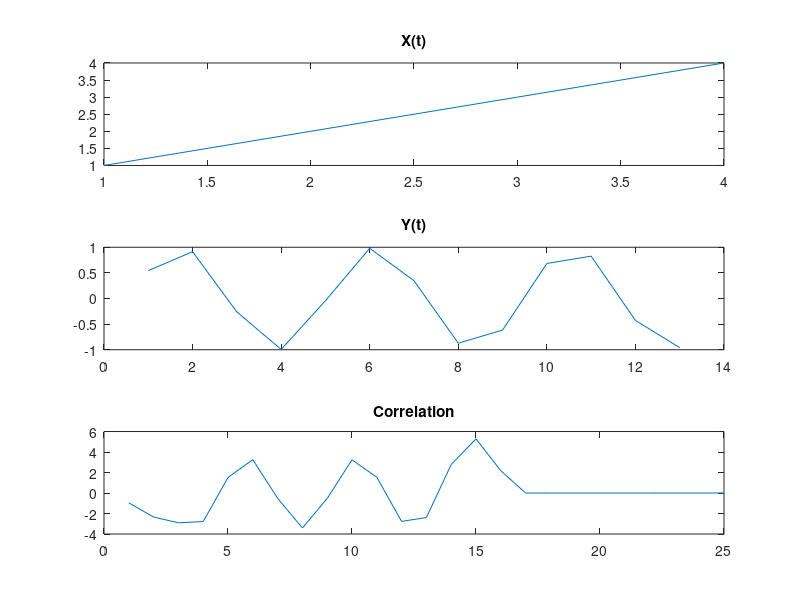

Write the MATLAB code that produced this figure.
t = 0 : 30 : 360;
x = [1 2 3 4];
y = sin(t - 10);

r = xcorr(x, y);
delay = 1;
i = 1;
for v = r
    if v > r(delay)
        delay = i;
    end
    i = i + 1;
end
delay
subplot(3, 1, 1); plot(x); title('X(t)');
subplot(3, 1, 2); plot(y); title('Y(t)');
subplot(3, 1, 3); plot(r); title('Correlation');